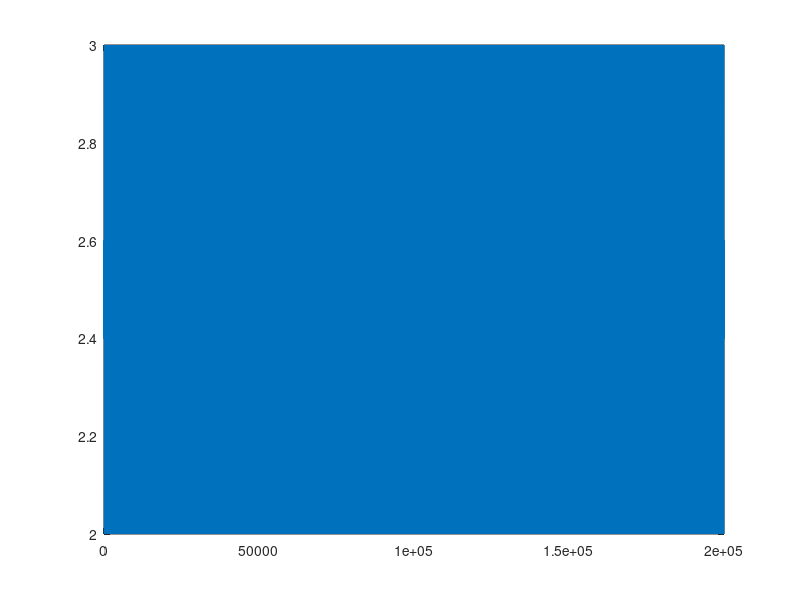

Reproduce this figure in MATLAB.
%%%%%%%%%%%%%%%%%%%%%%%%%%%%%%%%%%%%%%%%%%%
% Jiaqi (Joseph) Huang
% Imperial College London
% H1 neuron signal generator (for testing spiking detect algorithm)
% 2012-07-02
%%%%%%%%%%%%%%%%%%%%%%%%%%%%%%%%%%%%%%%%%%%

close all;

%% Parameters
total_period = 10;  %...second
sampling_rate = 20000;  
t = 0 : 1/sampling_rate : total_period-1/sampling_rate;

noise_volt = 0.1;   %...volt
SNR = 4;
spike_volt = noise_volt * SNR;

spike_rate = 200;   %...Hz (max: 300)
spike_period = 1e-3; %...ms

DC_offset = 2.5;    %...volt

%% Function generation
noise = noise_volt*sin(2*pi*(1/spike_period)*t);

spike = spike_volt*sin(2*pi*(1/spike_period)*t);

spike_train(1,1:length(t))=0;
for i=1:length(t)
    if (mod(i,sampling_rate/spike_rate)==0)
        spike_train((i+1):(i+sampling_rate*spike_period+1))=1;
    end
end

data(1:length(t)) = noise(1:length(t)) + spike(1:length(t)) .* spike_train(1:length(t)) + DC_offset;

%% Plot

plot(data)
